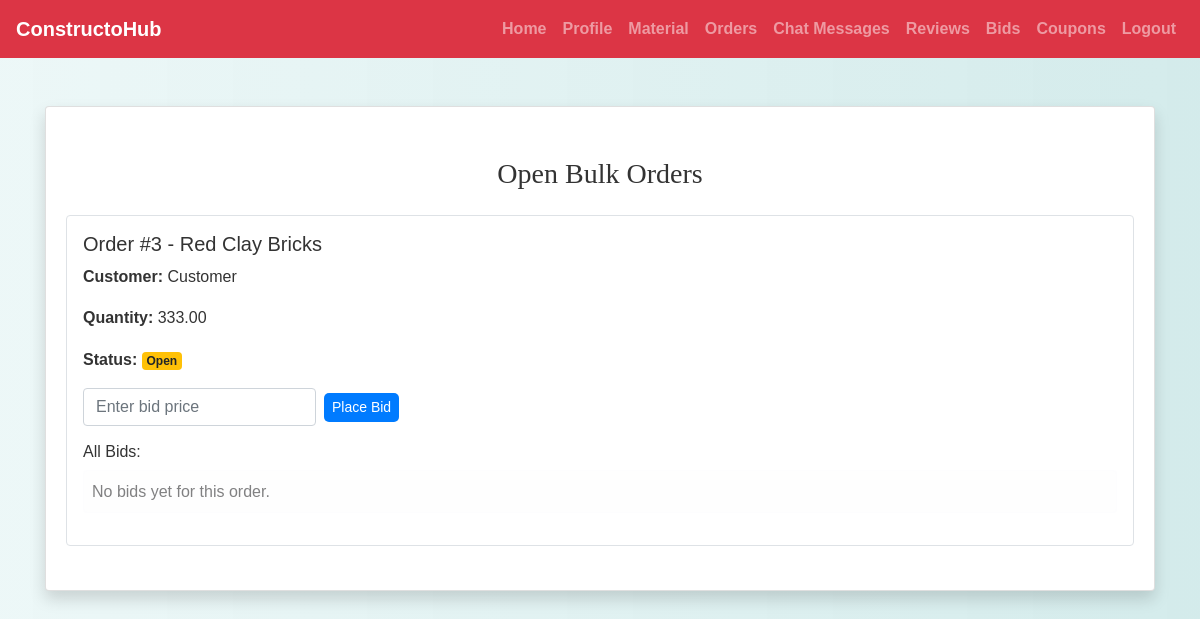
Page /wholesaler/wholesaler_bids.php (signed in) on the committed database.
### tables this page shows
CREATE TABLE `bulk_orders` (
  `order_id` int(11) NOT NULL,
  `customer_id` int(11) NOT NULL,
  `material_id` int(11) NOT NULL,
  `quantity` decimal(10,2) NOT NULL,
  `status` enum('open','closed') DEFAULT 'open',
  `created_at` timestamp NOT NULL DEFAULT current_timestamp()
);

CREATE TABLE `materials` (
  `material_id` int(11) NOT NULL,
  `supplier_id` int(11) DEFAULT NULL,
  `name` varchar(100) NOT NULL,
  `category` enum('cement','bricks','steel','wood','tiles','sand','gravel','concrete','glass','plumbing','electrical','paint','roofing','insulation','other') DEFAULT 'other',
  `description` text DEFAULT NULL,
  `wholesale_price` decimal(10,2) NOT NULL,
  `retail_price` decimal(10,2) NOT NULL,
  `stock_quantity` int(11) DEFAULT 0,
  `low_stock_threshold` int(11) DEFAULT 10,
  `unit_of_measure` enum('kg','ton','piece','square_meter','cubic_meter','liter','meter','bundle','other') DEFAULT 'other',
  `min_order_quantity` int(11) DEFAULT 1,
  `bulk_discount_percentage` decimal(5,2) DEFAULT 0.00,
  `image` varchar(255) DEFAULT NULL,
  `status` enum('active','inactive') DEFAULT 'active',
  `created_at` timestamp NOT NULL DEFAULT current_timestamp(),
  `updated_at` timestamp NOT NULL DEFAULT current_timestamp() ON UPDATE current_timestamp(),
  `supplier_notes` text DEFAULT NULL
);

CREATE TABLE `users` (
  `id` int(11) NOT NULL,
  `name` varchar(100) NOT NULL,
  `email` varchar(100) NOT NULL,
  `password` varchar(255) NOT NULL,
  `role` enum('wholesaler','retailer','customer') NOT NULL,
  `status` enum('approved','pending','rejected') DEFAULT 'approved',
  `phone` varchar(20) DEFAULT NULL,
  `address` text DEFAULT NULL,
  `created_at` timestamp NOT NULL DEFAULT current_timestamp()
);

### wholesaler/wholesaler_bids.php (the view, shortened to what this page needs)
<?php
include('config.php');
$order_sql = "
    SELECT bo.*, u.name AS customer_name, m.name AS material_name
    FROM bulk_orders bo
    JOIN users u ON bo.customer_id = u.id
    JOIN materials m ON bo.material_id = m.material_id
    WHERE bo.status = 'open'
    ORDER BY bo.created_at DESC
";
$orders = $conn->query($order_sql);
?>
<!DOCTYPE html>
<html lang="en">
<head>
    <link rel="stylesheet" href="https://maxcdn.bootstrapcdn.com/bootstrap/4.5.2/css/bootstrap.min.css">
    <link rel="stylesheet" href="../css/style.css">
</head>
<body>
<?php include('navbar.php'); ?>
<div class="container mt-5">
    <div class="card shadow">
        <div class="card-body">
            <h3 class="text-center mb-4">Open Bulk Orders</h3>
            <?php if ($orders->num_rows > 0) { ?>
                <?php while ($order = $orders->fetch_assoc()) { ?>
                    <div class="border p-3 mb-4 rounded">
                        <h5>Order #<?php echo $order['order_id']; ?> - <?php echo htmlspecialchars($order['material_name']); ?></h5>
                        <p><strong>Customer:</strong> <?php echo htmlspecialchars($order['customer_name']); ?></p>
                        <p><strong>Quantity:</strong> <?php echo $order['quantity']; ?></p>
                        <p><strong>Status:</strong>
                            <span class="badge badge-<?php echo $order['status'] === 'open' ? 'warning' : 'success'; ?>">
                                <?php echo ucfirst($order['status']); ?>
                            </span>
                        </p>
                        <form method="POST" class="form-inline mb-3">
                            <div class="form-group mr-2">
                                <input type="number" step="0.01" name="bid_price" class="form-control" placeholder="Enter bid price" required>
                            </div>
                            <button type="submit" class="btn btn-primary btn-sm">Place Bid</button>
                        </form>
                        <?php
                        $bid_sql = $conn->prepare("
                            SELECT sb.*, u.name AS supplier_name
                            FROM supplier_bids sb
                            JOIN users u ON sb.supplier_id = u.id
                            WHERE sb.bulk_order_id = ?
                            ORDER BY sb.created_at DESC
                        ");
                        $bid_sql->bind_param("i", $order['order_id']);
                        $bid_sql->execute();
                        $bids = $bid_sql->get_result();
                        ?>
                        <h6>All Bids:</h6>
                        <?php if ($bids->num_rows > 0) { ?>
                            <table class="table table-sm table-bordered mt-2">
                                <thead class="thead-light">
                                    <tr>
                                        <th>Supplier</th>
                                        <th>Bid Price</th>
                                        <th>Status</th>
                                        <th>Date</th>
                                    </tr>
                                </thead>
                                <tbody>
                                    <?php while ($bid = $bids->fetch_assoc()) { ?>
                                        <tr>
                                            <td><?php echo htmlspecialchars($bid['supplier_name']); ?></td>
                                            <td><?php echo number_format($bid['bid_price'], 2); ?></td>
                                            <td>
                                                <span class="badge badge-<?php
                                                    echo $bid['status'] == 'accepted' ? 'success' :
                                                        ($bid['status'] == 'rejected' ? 'danger' : 'secondary');
                                                ?>">
                                                    <?php echo ucfirst($bid['status']); ?>
                                                </span>
                                            </td>
                                            <td><?php echo date('d M Y, h:i A', strtotime($bid['created_at'])); ?></td>
                                        </tr>
                                    <?php } ?>
                                </tbody>
                            </table>
                        <?php } else { ?>
                            <div class="alert alert-light p-2">No bids yet for this order.</div>
                        <?php } ?>
                    </div>
                <?php } ?>
            <?php } else { ?>
                <div class="alert alert-info text-center">No open bulk orders available.</div>
            <?php } ?>
        </div>
    </div>
</div>
</body>
</html>

### css/style.css (style rules this page uses)
body { background: linear-gradient(90deg, rgba(233, 246, 246, 0.831), rgba(207, 233, 233, 0.9)); font-family: 'Arial', sans-serif; color: #333; line-height: 1.6; }
h1, h2, h3, h4 { text-align: center; margin-top: 30px; margin-bottom: 30px; font-family: 'Georgia', serif; }
.container { margin-bottom: 40px; }
.btn-primary { color: #fff; border: none; border-radius: 5px; cursor: pointer; transition: background-color 0.3s ease; }

### rows in the picture
bulk_orders: order_id "3", material.name "Red Clay Bricks", customer.name "Customer", quantity "333.00", status "Open"
